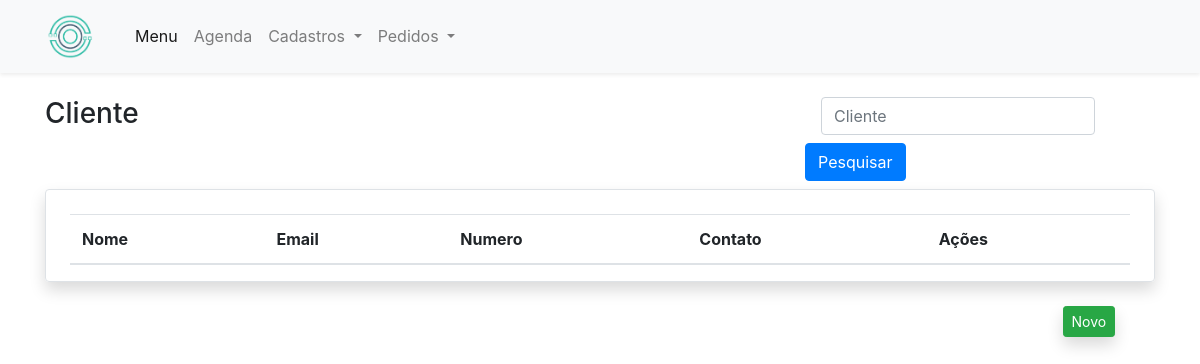
The app's page /home/cliente_list/, older data.
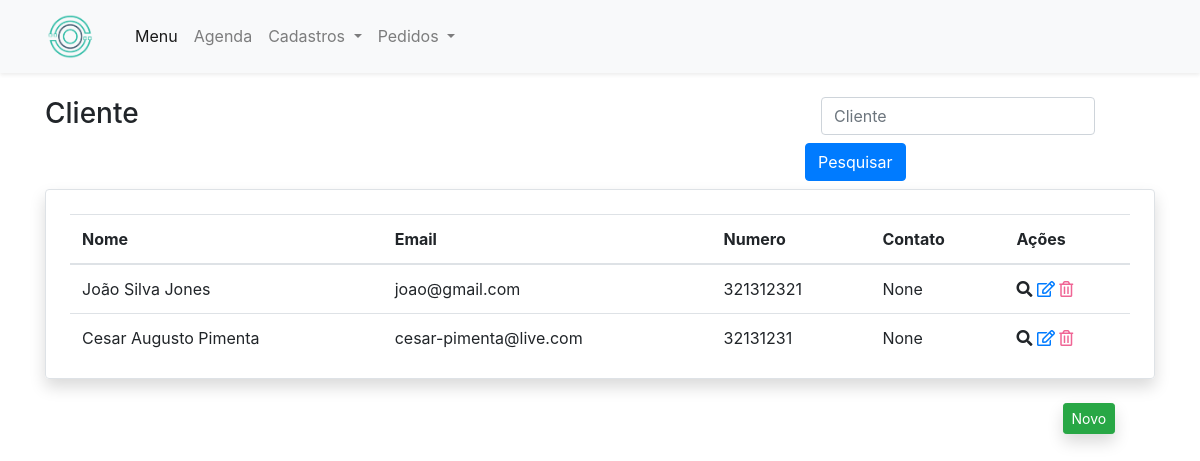
The same page, newer data.
### home/models.py (models this page shows, shortened)
class Cliente(models.Model):
    nome = models.CharField(max_length=30)
    cnpj = models.IntegerField()
    inscricaoestadual = models.IntegerField()
    email = models.EmailField()
    site = models.CharField(max_length=50)
    cep = models.IntegerField()
    endereco = models.CharField(max_length=100)
    numero = models.IntegerField()
    bairro = models.CharField(max_length=20)
    telefone = models.IntegerField()
    contato = models.ForeignKey(Contato, null=True, blank=True, on_delete=models.CASCADE)

### home/views.py (the view)
# urls.py: path('cliente_list/', clienteList.as_view(), name='cliente_list'),
class clienteList(ListView):
    model = Cliente
    template_name = 'clientes/cliente_list.html'

### home/templates/clientes/cliente_list.html
{% extends 'base.html' %}
{% load bootstrap %}
{% block main %}
    <main class="container">
        <section class="mt-4">
            <div class="row">
                <div class="col-md-8">
                    <h3>Cliente</h3>
                </div>
                <div class="col-md-4">
                    <form class="form-inline">
                      <div class="form-group mx-sm-3 mb-2">
                        <input type="text" class="form-control" name="pesquisa" id="inputPassword2" placeholder="Cliente">
                      </div>
                      <button type="submit" class="btn btn-primary mb-2">Pesquisar</button>
                    </form>
                </div>
            </div>
            <article class="rounded border shadow pt-4 pr-4 pl-4 table-responsive-lg">
                <table class="table table-hover table-lg">
                    <thead>
                        <tr>
                            <th>
                                Nome
                            </th>
                            <th>
                                Email
                            </th>
                            <th>
                                Numero
                            </th>
                            <th>
                                Contato
                            </th>
                            <th>
                                Ações
                            </th>
                        </tr>
                    </thead>
                    <tbody>
                    {% for cliente in object_list %}
                        <tr>
                            <td>
                                {{ cliente.nome }}
                            </td>
                            <td>
                                {{ cliente.email }}
                            </td>
                            <td>
                                {{ cliente.numero }}
                            </td>
                            <td>
                                {{ cliente.contato }}
                            </td>
                            <td>
                                <a>
                                    <i class="fas fa-search"></i>
                                </a>
                                <a href="{% url 'cliente_altera' cliente.id %}">
                                    <i class="far fa-edit"></i>
                                </a>
                                <a href="{% url 'cliente_deleta' cliente.id %}">
                                    <i class=" far fa-trash-alt" style="color: #f06595;"></i>
                                </a>
                            </td>
                        </tr>
                    {% endfor %}
                    </tbody>
                </table>
            </article>
            <div class="mt-4 offset-md-11 ">
                <a class="btn btn-sm btn-success shadow" href="{% url 'cliente_novo' %}">Novo</a>
            </div>
        </section>
    </main>
{% endblock %}

### templates/base.html (shortened to what this page needs)
{% load static %}
<!doctype html>
<html lang="pt">
    <head>
        <link rel="stylesheet" href="https://use.fontawesome.com/releases/v5.2.0/css/all.css">
        <link rel="stylesheet" href="{% static 'css/bootstrap.css' %}">
        <link rel="stylesheet" href="{% static 'css/auto.css' %}">
        <link rel="stylesheet" href="{% static 'css/agenda-default.css' %}">
        <link rel="stylesheet" href="{% static 'css/fullcalendar.min.css' %}">
        <link rel="stylesheet" href="{% static 'css/fullcalendar.print.min.css' %}"  media='print' />
    </head>
    <body>
        <header>
            <nav class="navbar navbar-expand-lg navbar-light bg-light shadow-sm">
              <div class="container">
                    <a class="navbar-brand" href="{% url 'home' %}">
                        <img class="" src="{% static 'media/icon.png' %}" width="50px" alt="logo" >
                    </a>
                  <div class="collapse navbar-collapse" id="navbarNavDropdown">
                      <div class="navbar d-flex justify-content-between collapse navbar-collapse">
                          <ul class="navbar-nav ">
                              <li class="nav-item active">
                                <a class="nav-link" href="{% url 'home' %}">Menu<span class="sr-only">(current)</span></a>
                              </li>
                              <li class="nav-item">
                                <a class="nav-link" href="{% url 'agenda' %}">Agenda</a>
                              </li>
                              <li class="nav-item">
                                <a class="nav-link dropdown-toggle" href="" id="navbarDropdownMenuLink" role="button" data-toggle="dropdown" aria-haspopup="true" aria-expanded="false">
                                  Cadastros
                                </a>
                              </li>
                              <li class="nav-item dropdown">
                                <a class="nav-link dropdown-toggle" href="#" id="navbarDropdownMenuLink" role="button" data-toggle="dropdown" aria-haspopup="true" aria-expanded="false">
                                  Pedidos
                                </a>
                              </li>
                          </ul>
                      </div>
                  </div>
              </div>
            </nav>
        </header>
        {% block main %}
        {% endblock %}
    </body>
</html>

Row changes from the older to the newer data that the page shows:
added Cliente: nome "João Silva Jones", email "joao@gmail.com", numero "321312321", contato "None"
added Cliente: nome "Cesar Augusto Pimenta", email "cesar-pimenta@live.com", numero "32131231", contato "None"
